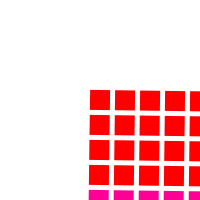
Frame 1 (no input)
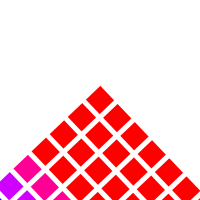
Frame 60 (the mouse pressed at the canvas centre just before this capture)
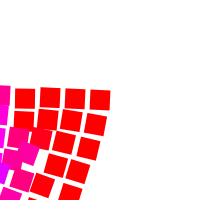
Frame 120 (the mouse held since frame 60 and released just before this capture)

The Processing sketch that drew these frames (run headless with seeded random() and noise(); from frame 60 on, the mouse is pressed at the canvas centre):

// Processing sketch: perlinMatrizInteractiva
// ── perlinMatrizInteractiva.pde
float ancho, alto, escalaDelRuido,valorDelRuido,proporcionDelRuido;
int detalleDelRuido;
void setup() {
  size(200, 200);
  surface.setResizable(true);
  ellipseMode(CENTER);
  rectMode(CENTER);
  colorMode(HSB);
  background(255);
  ancho = width;
  alto = height;
  escalaDelRuido= 0.002;
  proporcionDelRuido = 0.75;
  detalleDelRuido = 120;
}
void draw() {
  escalaDelRuido = map(mouseX, 0, width, 0, 0.001);
  background(255);
  for (int x = 0; x < width; x+=25) {
    for (int y = 0; y < height; y+=25) {
      pushMatrix();
      noiseDetail(detalleDelRuido, proporcionDelRuido);
      valorDelRuido = noise(x * escalaDelRuido, y* escalaDelRuido);
      translate(width/2, height/2);
      rotate(radians(frameCount/valorDelRuido));
      fill(255*valorDelRuido-y, 255*valorDelRuido+x, 255*valorDelRuido+x);
      noStroke();      
      rect(x, y, 20, 20);
      fill(255, 80);
      popMatrix();
    }
  }
}
void keyPressed() {
  proporcionDelRuido=proporcionDelRuido+.1;
  if (proporcionDelRuido >= .9) {
    proporcionDelRuido = 0;
  }
}
